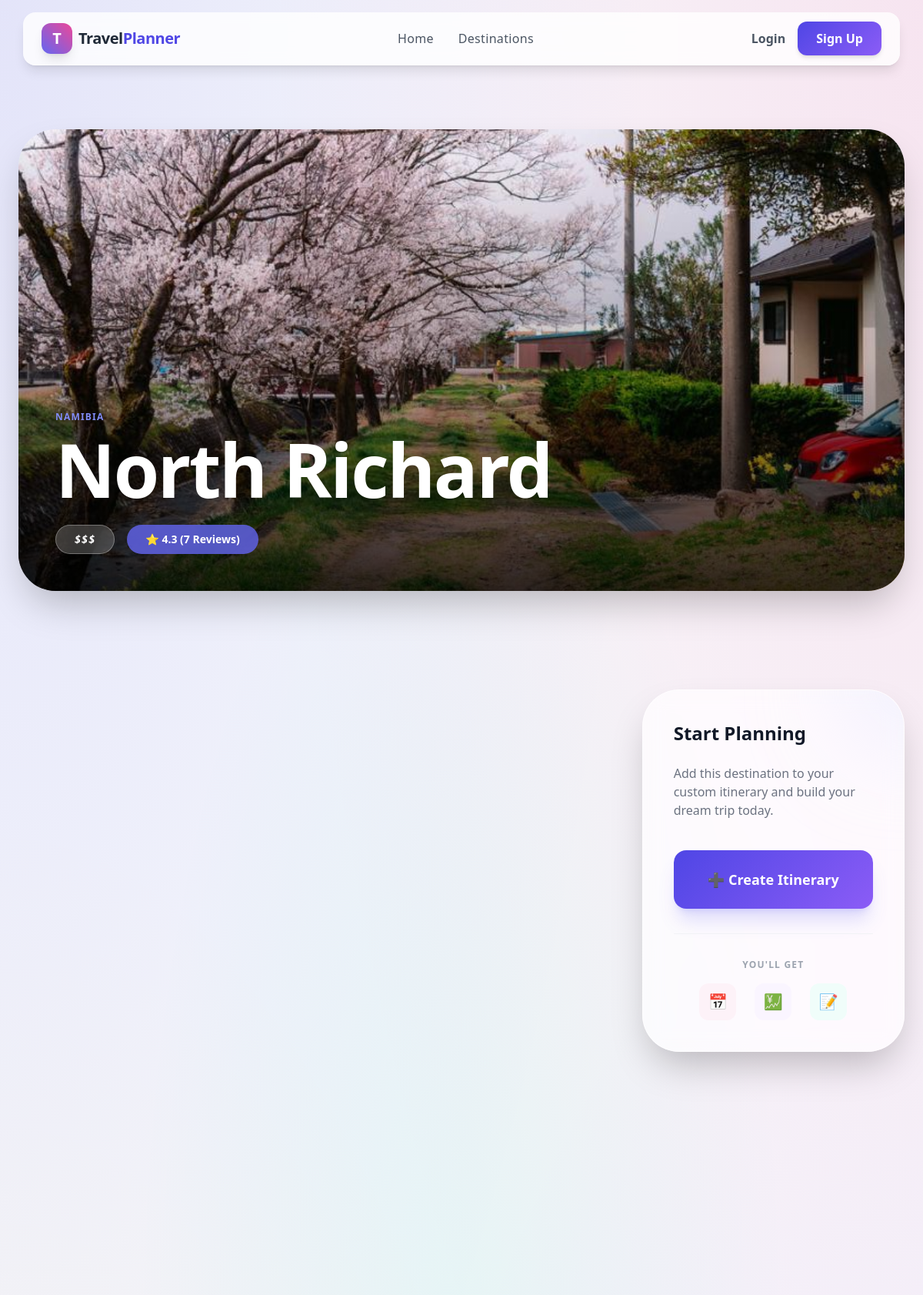
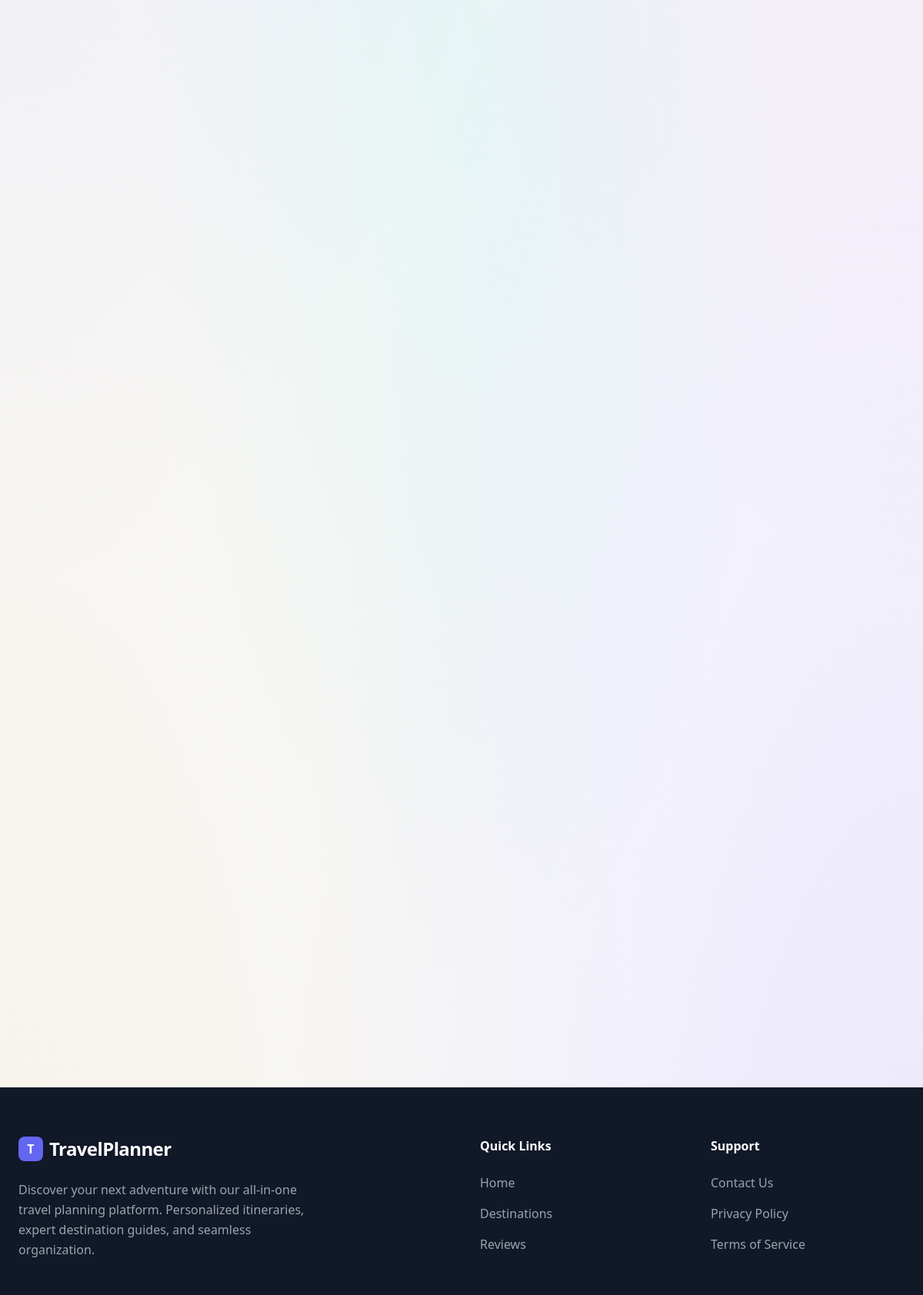
The app's page /destinations/north-richard/ (upper part) with its own data (2 pictures, top to bottom).
### core/models.py (models this page shows, shortened)
class Destination(models.Model):
    name = models.CharField(max_length=100)
    country = models.CharField(max_length=100)
    description = models.TextField()
    image = models.ImageField(upload_to='destinations/')
    price_range = models.CharField(max_length=50)
    rating = models.DecimalField(max_digits=2, decimal_places=1)
    slug = models.SlugField(unique=True, blank=True, null=True)  # new field for URL
    tag = models.CharField(max_length=50, blank=True)

### core/views.py (the view)
# urls.py: path('destinations/<slug:slug>/', views.destination_detail, name='destination_detail'),
def destination_detail(request, slug):
    destination = get_object_or_404(Destination, slug=slug)
    average_rating = get_average_rating(destination)
    reviews = destination.reviews.all().order_by("-created_at")
    is_favorite = False
    if request.user.is_authenticated:
        is_favorite = Favorite.objects.filter(user=request.user, destination=destination).exists()
    return render(
        request,
        "core/destination_detail.html",
        {
            "destination": destination,
            "reviews": reviews,
            "average_rating": average_rating,
            "is_favorite": is_favorite,
        },
    )

### core/context_processors.py (called while the page is built)
def favorite_count(request):
    if request.user.is_authenticated:
        count = Favorite.objects.filter(user=request.user).count()
        return {"favorite_count": count}
    return {"favorite_count": 0}

### core/utils.py (called while the page is built)
def get_average_rating(destination):
    reviews = destination.reviews.all()
    if reviews.exists():
        return round(reviews.aggregate(avg_rating=Avg("rating"))["avg_rating"], 1)
    return 0

### core/templates/core/destination_detail.html (shortened to what this page needs)
{% extends 'core/base.html' %}
{% block content %}
<section class="max-w-7xl mx-auto px-6 pt-10 pb-20">
    <div class="relative h-[400px] md:h-[600px] rounded-[3rem] overflow-hidden shadow-2xl scroll-reveal">
        <img src="{{ destination.image.url }}" alt="{{ destination.name }}" class="w-full h-full object-cover">
        <div class="absolute inset-0 bg-gradient-to-t from-black/80 via-black/20 to-transparent"></div>
        <div class="absolute bottom-12 left-12 right-12 flex flex-col md:flex-row md:items-end justify-between gap-8">
            <div class="max-w-3xl">
                <span class="text-indigo-400 font-bold tracking-widest uppercase text-xs mb-3 block">{{ destination.country }}</span>
                <h1 class="text-5xl md:text-8xl font-black text-white tracking-tight leading-none mb-6">
                    {{ destination.name }}
                </h1>
                <div class="flex flex-wrap gap-4">
                    <span class="bg-white/20 backdrop-blur-md text-white border border-white/30 px-6 py-2 rounded-full font-black text-sm uppercase tracking-widest shadow-lg italic">
                         {{ destination.price_range }}
                    </span>
                    <span class="bg-indigo-500/80 backdrop-blur-md text-white px-6 py-2 rounded-full font-black text-sm flex items-center gap-2 shadow-lg">
                        ⭐ {{ average_rating|floatformat:1 }} ({{ reviews.count }} Reviews)
                    </span>
                </div>
            </div>
        </div>
    </div>
</section>
<section class="max-w-7xl mx-auto px-6 py-12">
    <div class="grid grid-cols-1 lg:grid-cols-3 gap-16">
        <div class="lg:col-span-2 space-y-20">
        </div>
        <div class="lg:col-span-1">
            <div class="sticky top-32">
                <div class="glass-card p-10 rounded-[3rem] shadow-2xl relative overflow-hidden border-white/60">
                    <div class="relative z-10">
                        <h3 class="text-2xl font-black text-gray-900 mb-6">Start Planning</h3>
                        <p class="text-gray-500 mb-10 font-medium">Add this destination to your custom itinerary and build your dream trip today.</p>
                        <a href="{% url 'itinerary_create' %}?destination={{ destination.id }}" class="btn-premium w-full py-6 rounded-2xl text-white font-black text-lg text-center shadow-xl shadow-indigo-500/20 active:scale-95 transition flex items-center justify-center gap-3">
                            ➕ Create Itinerary
                        </a>
                        <div class="mt-8 pt-8 border-t border-gray-100 text-center">
                            <p class="text-xs font-black text-gray-400 uppercase tracking-widest mb-4">You'll get</p>
                            <div class="flex justify-center gap-6">
                                <div title="Daily Schedule" class="w-12 h-12 bg-pink-50 text-pink-500 rounded-xl flex items-center justify-center text-xl">📅</div>
                                <div title="Cost Tracking" class="w-12 h-12 bg-purple-50 text-purple-500 rounded-xl flex items-center justify-center text-xl">💹</div>
                                <div title="Activity Notes" class="w-12 h-12 bg-teal-50 text-teal-500 rounded-xl flex items-center justify-center text-xl">📝</div>
                            </div>
                        </div>
                    </div>
                    <div class="absolute -top-20 -right-20 w-40 h-40 bg-indigo-100 rounded-full blur-3xl opacity-50 -z-10"></div>
                </div>
            </div>
        </div>
    </div>
</section>
{% endblock %}

### core/static/css/styles.css (style rules this page uses)
:root { --ash-blue: #6b85a6; --rhino: #2e3440; --pearl: #f7f6fb; --lavender-cool: #e6e8f2; --primary-gradient: linear-gradient(135deg, #6b85a6, #2e3440); --accent-gradient: linear-gradient(90deg, #7aa2c9, #5b6f8a); }
body { font-family: "Tenor Sans", "Segoe UI", Arial, sans-serif; background-color: var(--pearl); color: var(--rhino); }
.scroll-reveal { opacity: 0; transform: translateY(40px); transition: all 0.9s ease; }
.scroll-reveal.active { opacity: 1; transform: translateY(0); }

### core/templates/core/base.html (style rules this page uses)
:root { --primary: #4f46e5; --secondary: #ec4899; --accent: #8b5cf6; --background: #f8fafc; --text-main: #1e293b; }
body { font-family: 'Plus Jakarta Sans', 'Outfit', sans-serif; background-color: var(--background); color: var(--text-main); overflow-x: hidden; }
.scroll-reveal { opacity: 0; transform: translateY(30px); transition: all 0.8s cubic-bezier(0.22, 1, 0.36, 1); }
.scroll-reveal.active { opacity: 1; transform: translateY(0); }
.glass-card { background: rgba(255, 255, 255, 0.7); backdrop-filter: blur(12px) saturate(180%); -webkit-backdrop-filter: blur(12px) saturate(180%); border: 1px solid rgba(255, 255, 255, 0.4); box-shadow: 0 8px 32px 0 rgba(31, 38, 135, 0.07); transition: all 0.4s cubic-bezier(0.4, 0, 0.2, 1); }
.btn-premium { background: linear-gradient(135deg, var(--primary) 0%, var(--accent) 100%); transition: all 0.3s cubic-bezier(0.4, 0, 0.2, 1); position: relative; overflow: hidden; }
.btn-premium::after { content: ''; position: absolute; top: 0; left: -100%; width: 100%; height: 100%; background: linear-gradient(90deg, transparent, rgba(255,255,255,0.2), transparent); transition: 0.5s; }

### records on screen
Destination: image (picture), country "NAMIBIA", name "North Richard", price_range "$$$"

### other values on screen
{{ average_rating|floatformat:1 }} "4.3"
{{ reviews.count }} "7"
